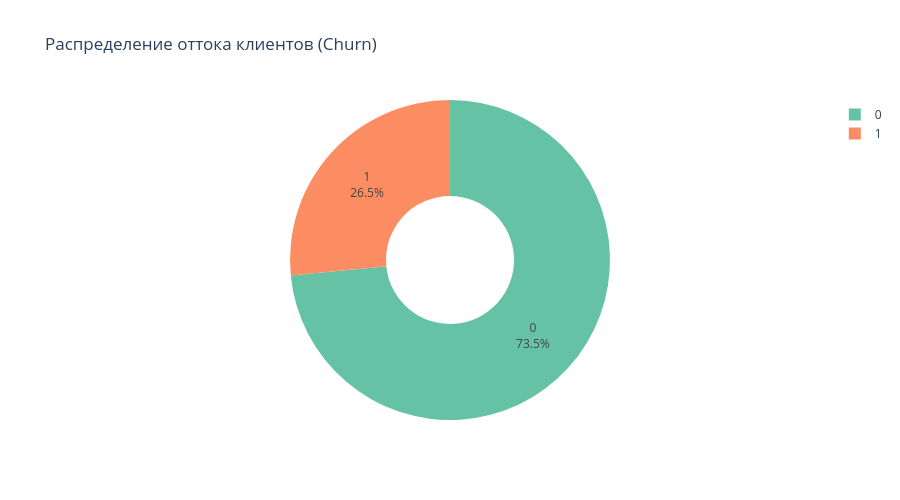

The notebook cell this image was saved under:
### Code cell
# Univariate Analysis
# Распределение целевой переменной Churn
total_customers = df['Churn'].count()
churn_yes = (df['Churn'] == 1).sum()
churn_no = (df['Churn'] == 0).sum()

fig = px.pie(df, names='Churn', title='Распределение оттока клиентов (Churn)',
             color_discrete_sequence=px.colors.qualitative.Set2,
             hole=0.4)
fig.update_traces(textinfo='percent+label')
fig.update_layout(height=500)

print(f"Всего клиентов: {total_customers}")
print(f"Оставшихся (Churn = 1): {churn_no} - {round(churn_no / total_customers * 100.0, 2)}%") 
print(f"Ушедших (Churn = 0): {churn_yes} - {round(churn_yes / total_customers * 100.0, 2)}%")
fig.show()

### Figure 1 — Plotly figure (JSON) as saved in the notebook; plotly's stock layout.template omitted (floating-point values rounded to 4 significant figures; data arrays with more than 128 entries replaced by an {"elided": "..."} marker saying what was removed)
{"data": [{"domain": {"x": [0, 1], "y": [0, 1]}, "hole": 0.4, "hovertemplate": "Churn=%{label}<extra></extra>", "labels": {"elided": "7043 int values"}, "legendgroup": "", "name": "", "showlegend": true, "textinfo": "percent+label", "type": "pie"}], "layout": {"height": 500, "legend": {"tracegroupgap": 0}, "piecolorway": ["rgb(102,194,165)", "rgb(252,141,98)", "rgb(141,160,203)", "rgb(231,138,195)", "rgb(166,216,84)", "rgb(255,217,47)", "rgb(229,196,148)", "rgb(179,179,179)"], "title": {"text": "Распределение оттока клиентов (Churn)"}}}
